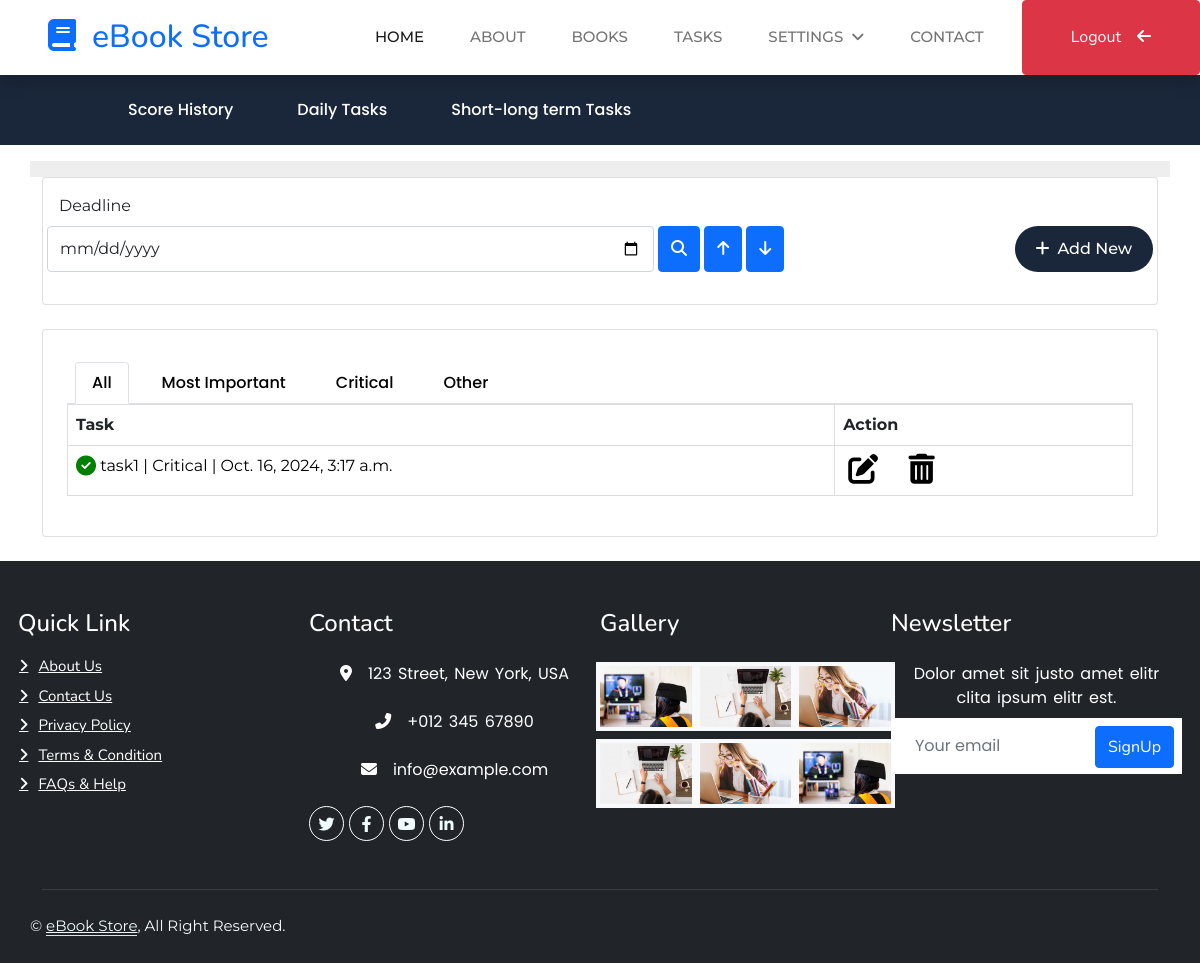
Page /tasks/ (signed in) on the committed database.
### task/models.py (models this page shows, shortened)
class Task(models.Model):
    TASK_TYPE_MOST_IMPORTANT = "Most Important"
    TASK_TYPE_CRITICAL = "Critical"
    TASK_TYPE_OTHER = "Other"
    TASK_TYPES = (TASK_TYPE_MOST_IMPORTANT, TASK_TYPE_CRITICAL, TASK_TYPE_OTHER)
    TASK_DUERATION_DAILY = "Daily"
    TASK_DUERATION_LONG_SHORT_TERM = "Long-Short term"
    TASK_DUERATIONS = (TASK_DUERATION_DAILY, TASK_DUERATION_LONG_SHORT_TERM)
    is_completed = models.BooleanField(default=False)
    name = models.CharField(max_length=200)
    description = models.TextField()
    deadline = models.DateTimeField()
    created_by = models.ForeignKey(
        User, on_delete=models.CASCADE, related_name="tasks"
    )
    created_at = models.DateTimeField(auto_now_add=True)
    updated_at = models.DateTimeField(auto_now=True)
    score = models.IntegerField(default=1)
    type = models.CharField(
        max_length=20,
        choices=((i, i) for i in TASK_TYPES),
        default=TASK_TYPE_MOST_IMPORTANT,
    )
    duration = models.CharField(
        max_length=20,
        choices=((i, i) for i in TASK_DUERATIONS),
        default=TASK_DUERATION_LONG_SHORT_TERM,
    )

### task/views.py (the view)
# urls.py: path("tasks/", views.TaskListView.as_view(), name="list"),
class TaskListView(LoginRequiredMixin, View):
    template_name = "task/task-list.html"
    def get(self, request):
        data = request.GET.dict()
        data_to_search = get_data_to_search(data, ["duration"])
        tasks = request.user.tasks.filter(
            **data_to_search, duration=Task.TASK_DUERATION_LONG_SHORT_TERM
        ).distinct()  # noqa
        tasks = tasks.order_by("-id").values(
            "id", "name", "deadline", "type", "is_completed"
        )
        paginator = Paginator(tasks, 10)
        page = data.get("page", 1)
        tasks = paginator.get_page(page)
        context = {
            "tasks": tasks,
            "task_types": Task.TASK_TYPES,
        }
        return render(request, self.template_name, context)

### task/templates/task/task-list.html (shortened to what this page needs)
{% extends 'base.html' %}
{% load static %}
{% load task_tags %}
{% block css %}
<link rel="stylesheet" href="{% static 'task/css/bootstrap.min.css' %}" />
<link rel="stylesheet" href="{% static 'task/css/style.css' %}" />
<link rel="stylesheet" href="{% static 'task/css/responsive.css' %}" />
<link rel="stylesheet" href="{% static 'task/css/table.css' %}" />
{% endblock css %}
{% block content %}
{% include "components/navbar.html" %}
<div class="container">
    <div class="row mt-3 pt-3" style="background-color: #eeeeee">
    </div>
    <div class="card">
        <div class="card-body">
            <div class="card-title">
                Deadline
            </div>
                <div class="row">
                    <div class='col-lg-8 col-mb-8 col-sm-12 d-flex justify-content-center mb-3'>
                        <input type="date" class='form-control' id="deadline_input" required/>&nbsp;
                        <button type="button" onclick="get_tasks('')" class="btn btn-primary"><i class="fas fa-search"></i></button>&nbsp;
                        <button type="button" class="btn btn-primary" onclick="get_tasks('__gt')"><i class="fa-solid fa-arrow-up"></i></button>&nbsp;
                        <button type="button" class="btn btn-primary" onclick="get_tasks('__lt')"><i class="fa-solid fa-arrow-down"></i></button>
                    </div>
                    <div class='col-lg-4 col-md-4 col-sm-12 d-flex justify-content-end mb-3'>
                        <a href="{% url 'task:create' %}?duration=Long-Short term"><button type="button" class="add-new-task-btn bg-blue"><i class="fa-solid fa-plus me-2"></i>Add New</button></a>
                    </div>
                </div>
        </div>
    </div>
</div>
<div class=" pt-4 pb-4 container">
    <div class="card p-4">
    <ul class="nav nav-tabs">
        <li class="nav-item">
            <a href="#all" class="nav-link active simple-anchor" style="color:black !important;" data-bs-toggle="tab">All</a>
        </li>
        {% for task_type in task_types %}
            <li class="nav-item">
                <a href="#tab-{{ task_type | text_normailze }}" style="color:black !important;" class="nav-link simple-anchor" data-bs-toggle="tab">{{task_type}}</a>
            </li>
        {% endfor %}
    </ul>
    <div class="tab-content">
        <div class="tab-pane fade show active" id="all">
            <table class="table">
                <tbody>
                    <tr>
                        <th>Task</th>
                        <th>Action</th>
                    </tr>
                    {% for task in tasks %}
                    <tr id="task-row-{{task.id}}">
                        <td>
                            <a href="{% url 'task:detail' task.id %}" class="simple-anchor" title="Status: {{task.status}}">
                                {% if task.is_completed %}
                                <i class="fa-solid fa-check-circle fa-lg" style="color: green"></i>
                                {% else %}
                                <i class="fa-solid fa-clock fa-lg" style="color: red;"></i>
                                {% endif %}  {{ task.name }} | {{ task.type }} | {{ task.deadline }}</a>
                        </td>
                        <td>
                            <span><a href="{% url 'task:update' task.id %}?duration=Long-Short term"><i class="fa-solid fa-pen-to-square me-3" style="font-size:30px; color:black;"></i></a></span>
                            <span task-id={{ task.id }} url="{% url 'task:delete-api' task.id %}" class='delete-task-btn'><i class="fa-solid fa-trash-can me-3" style="font-size:30px; color:black;"></i></span>
                        </td>
                    </tr>
                    {% endfor %}
                </tbody>
            </table>
        </div>
    {% group_by tasks 'type' as tasks_by_task_type %}
        {% load i18n %}
    </div>
</div>
</div>
{% endblock content %}

### templates/base.html (shortened to what this page needs)
{% load static %}
<!DOCTYPE html>
<html lang="en">
<head>
  <link href="https://cdnjs.cloudflare.com/ajax/libs/font-awesome/5.10.0/css/all.min.css" rel="stylesheet">
  <link href="https://cdn.jsdelivr.net/npm/bootstrap-icons@1.4.1/font/bootstrap-icons.css" rel="stylesheet">
  <link href="{% static 'lib/animate/animate.min.css' %}" rel="stylesheet">
  <link href="{% static 'lib/owlcarousel/assets/owl.carousel.min.css' %}" rel="stylesheet">
  <link href="{% static 'css/bootstrap.min.css' %}" rel="stylesheet">
    <link rel="stylesheet" href="https://cdnjs.cloudflare.com/ajax/libs/font-awesome/6.1.1/css/all.min.css"/>
  <link href="css/style.css" rel="stylesheet">
  {% block css %}{% endblock css %}
</head>
<body>
  {% include "header.html" %}
  {% block content %}
  {% endblock content %}
  {% include "footer.html" %}
</body>
</html>

### templates/header.html (shortened to what this page needs)
    <nav class="navbar navbar-expand-lg bg-white navbar-light shadow sticky-top p-0">
        <a href="index.html" class="navbar-brand d-flex align-items-center px-4 px-lg-5">
            <h2 class="m-0 text-primary"><i class="fa fa-book me-3"></i>eBook Store</h2>
        </a>
        <div class="collapse navbar-collapse" id="navbarCollapse">
            <div class="navbar-nav ms-auto p-4 p-lg-0">
                <a href="{% url "books:home_view" %}" class="nav-item nav-link active">Home</a>
                <a href="{% url "books:about_view" %}" class="nav-item nav-link">About</a>
                <a href="{% url "books:book_list" %}" class="nav-item nav-link">Books</a>
                {% if user.is_authenticated %}
                <a href="{% url 'task:list' %}" class="nav-item nav-link">Tasks</a>
                <div class="nav-item dropdown">
                    <a href="#" class="nav-link dropdown-toggle" data-bs-toggle="dropdown">Settings</a>
                </div>
                {% endif %}
                <a href="{% url "books:contact_view" %}" class="nav-item nav-link">Contact</a>
            </div>
            {% if user.is_authenticated %}
            <a href="{% url "users:user_logout_view" %}" class="btn btn-danger py-4 px-lg-5 d-none d-lg-block">Logout<i class="fa fa-arrow-left ms-3"></i></a>
            {% else %}
            <a href="{% url "users:user_login_view" %}" class="btn btn-primary py-4 px-lg-5 d-none d-lg-block">Sign up<i class="fa fa-arrow-right ms-3"></i></a>
            {% endif %}
        </div>
    </nav>

### task/templates/components/navbar.html (shortened to what this page needs)
<div class="nav_bar">
    <div class="nav_item">
      <ul>
        {% if user.is_authenticated %}
        <li>
          <a href="{% url 'task:score' %}" {% if '/score' in request.path %}class="active"{% endif %}>Score History</a>
        </li>
        <li>
          <a href="{% url 'task:daily' %}" {% if '/daily' in request.path %}class="active"{% endif %}>Daily Tasks</a>
        </li>
        <li>
          <a href="{% url 'task:list' %}" {% if '/task/list' in request.path %}class="active"{% endif %}>Short-long term Tasks</a>
        </li>
        {% endif %}
      </ul>
    </div>
  </div>

### templates/footer.html
{% load static %}
    <div class="container-fluid bg-dark text-light footer wow fadeIn" data-wow-delay="0.1s">
      <div class="container py-5">
          <div class="row g-5">
              <div class="col-lg-3 col-md-6">
                  <h4 class="text-white mb-3">Quick Link</h4>
                  <a class="btn btn-link" href="">About Us</a>
                  <a class="btn btn-link" href="">Contact Us</a>
                  <a class="btn btn-link" href="">Privacy Policy</a>
                  <a class="btn btn-link" href="">Terms & Condition</a>
                  <a class="btn btn-link" href="">FAQs & Help</a>
              </div>
              <div class="col-lg-3 col-md-6">
                  <h4 class="text-white mb-3">Contact</h4>
                  <p class="mb-2"><i class="fa fa-map-marker-alt me-3"></i>123 Street, New York, USA</p>
                  <p class="mb-2"><i class="fa fa-phone-alt me-3"></i>+012 345 67890</p>
                  <p class="mb-2"><i class="fa fa-envelope me-3"></i>info@example.com</p>
                  <div class="d-flex pt-2">
                      <a class="btn btn-outline-light btn-social" href=""><i class="fab fa-twitter"></i></a>
                      <a class="btn btn-outline-light btn-social" href=""><i class="fab fa-facebook-f"></i></a>
                      <a class="btn btn-outline-light btn-social" href=""><i class="fab fa-youtube"></i></a>
                      <a class="btn btn-outline-light btn-social" href=""><i class="fab fa-linkedin-in"></i></a>
                  </div>
              </div>
              <div class="col-lg-3 col-md-6">
                <h4 class="text-white mb-3">Gallery</h4>
                <div class="row g-2 pt-2">
                    <div class="col-4">
                        <img class="img-fluid bg-light p-1" src="{% static 'img/course-1.jpg' %}" alt="">
                    </div>
                    <div class="col-4">
                        <img class="img-fluid bg-light p-1" src="{% static 'img/course-2.jpg' %}" alt="">
                    </div>
                    <div class="col-4">
                        <img class="img-fluid bg-light p-1" src="{% static 'img/course-3.jpg' %}" alt="">
                    </div>
                    <div class="col-4">
                        <img class="img-fluid bg-light p-1" src="{% static 'img/course-2.jpg' %}" alt="">
                    </div>
                    <div class="col-4">
                        <img class="img-fluid bg-light p-1" src="{% static 'img/course-3.jpg' %}" alt="">
                    </div>
                    <div class="col-4">
                        <img class="img-fluid bg-light p-1" src="{% static 'img/course-1.jpg' %}" alt="">
                    </div>
                </div>
            </div>
              <div class="col-lg-3 col-md-6">
                  <h4 class="text-white mb-3">Newsletter</h4>
                  <p>Dolor amet sit justo amet elitr clita ipsum elitr est.</p>
                  <div class="position-relative mx-auto" style="max-width: 400px;">
                      <input class="form-control border-0 w-100 py-3 ps-4 pe-5" type="text" placeholder="Your email">
                      <button type="button" class="btn btn-primary py-2 position-absolute top-0 end-0 mt-2 me-2">SignUp</button>
                  </div>
              </div>
          </div>
      </div>
      <div class="container">
          <div class="copyright">
              <div class="row">
                  <div class="col-md-6 text-center text-md-start mb-3 mb-md-0">
                      &copy; <a class="border-bottom" href="#">eBook Store</a>, All Right Reserved.
                  </div>
              </div>
          </div>
      </div>
  </div>

### rows in the picture
Task: is_completed True (drawn), name "task1", type "Critical", deadline "Oct. 16, 2024, 3:17 a.m."

### other values in the picture
{{ task_type }} "Most Important" "Critical" "Other"
